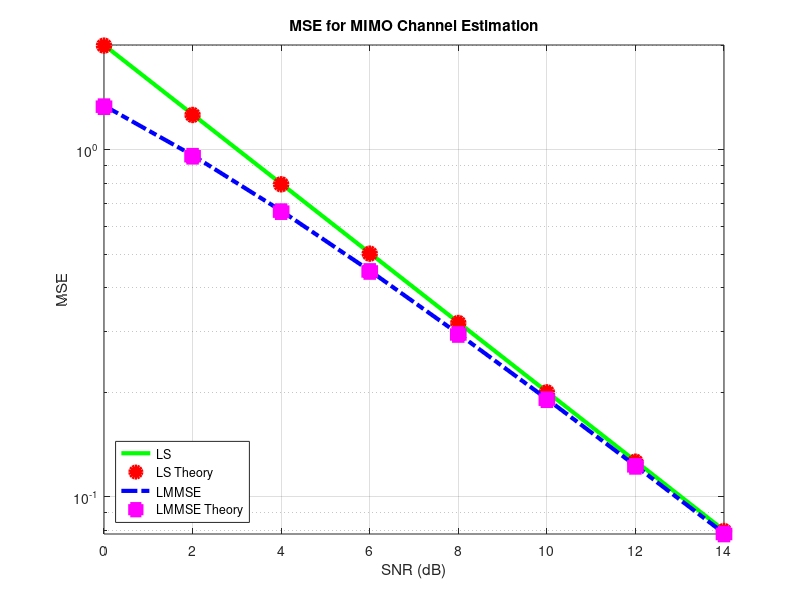

Write the MATLAB code that produced this figure.
clc
close all; 
clear all;

nBlocks = 10000; 
r = 2; 
t = 2; 
No = 1; 
SNRdB = 0:2:14;
SNR = 10.^(SNRdB/10); 
MSE_LS = zeros(1,length(SNRdB)); 
MSE_LMMSE = zeros(1,length(SNRdB)); 
MSE_LSt = zeros(1,length(SNRdB)); 
MSE_LMMSEt = zeros(1,length(SNRdB)); 

for blk =1:nBlocks
    H=1/sqrt(2)*(randn(r,t)+1j*randn(r,t));
    noise=sqrt(No/2)*(randn(r,t)+1j*randn(r,t));
    DFTmat=dftmtx(t);
    for K=1:length(SNRdB)
        Xp=sqrt(SNR(K))*DFTmat;
        Yp=H*Xp+noise;
        
        H_LS=Yp*pinv(Xp);
        MSE_LS(K)=MSE_LS(K)+norm(H-H_LS,'fro')^2;
        MSE_LSt(K)=MSE_LSt(K)+abs(No*r*trace(inv(Xp*Xp')));
        H_LMMSE=Yp*Xp'*inv(Xp*Xp'+No*eye(t));
        MSE_LMMSE(K)=MSE_LMMSE(K)+norm(H-H_LMMSE,'fro')^2;
        MSE_LMMSEt(K)=MSE_LMMSEt(K)+r*abs(trace(inv(Xp*Xp'/No+eye(t))));
    end
end

MSE_LS = MSE_LS/nBlocks;
MSE_LMMSE = MSE_LMMSE/nBlocks;
MSE_LSt = MSE_LSt/nBlocks;
MSE_LMMSEt = MSE_LMMSEt/nBlocks;

semilogy(SNRdB,MSE_LS,'g - ','linewidth',3.0,'MarkerFaceColor','g','MarkerSize',9.0);
hold on
semilogy(SNRdB,MSE_LSt,'r o','linewidth',3.0,'MarkerFaceColor','r','MarkerSize',9.0);
semilogy(SNRdB,MSE_LMMSE,'b -.','linewidth',3.0,'MarkerFaceColor','b','MarkerSize',9.0);
semilogy(SNRdB,MSE_LMMSEt,'m s','linewidth',3.0,'MarkerFaceColor','m','MarkerSize',9.0);
axis tight;
grid on;
title('MSE for MIMO Channel Estimation');
legend('LS','LS Theory','LMMSE','LMMSE Theory','Location','SouthWest');
xlabel('SNR (dB)')
ylabel('MSE') 
